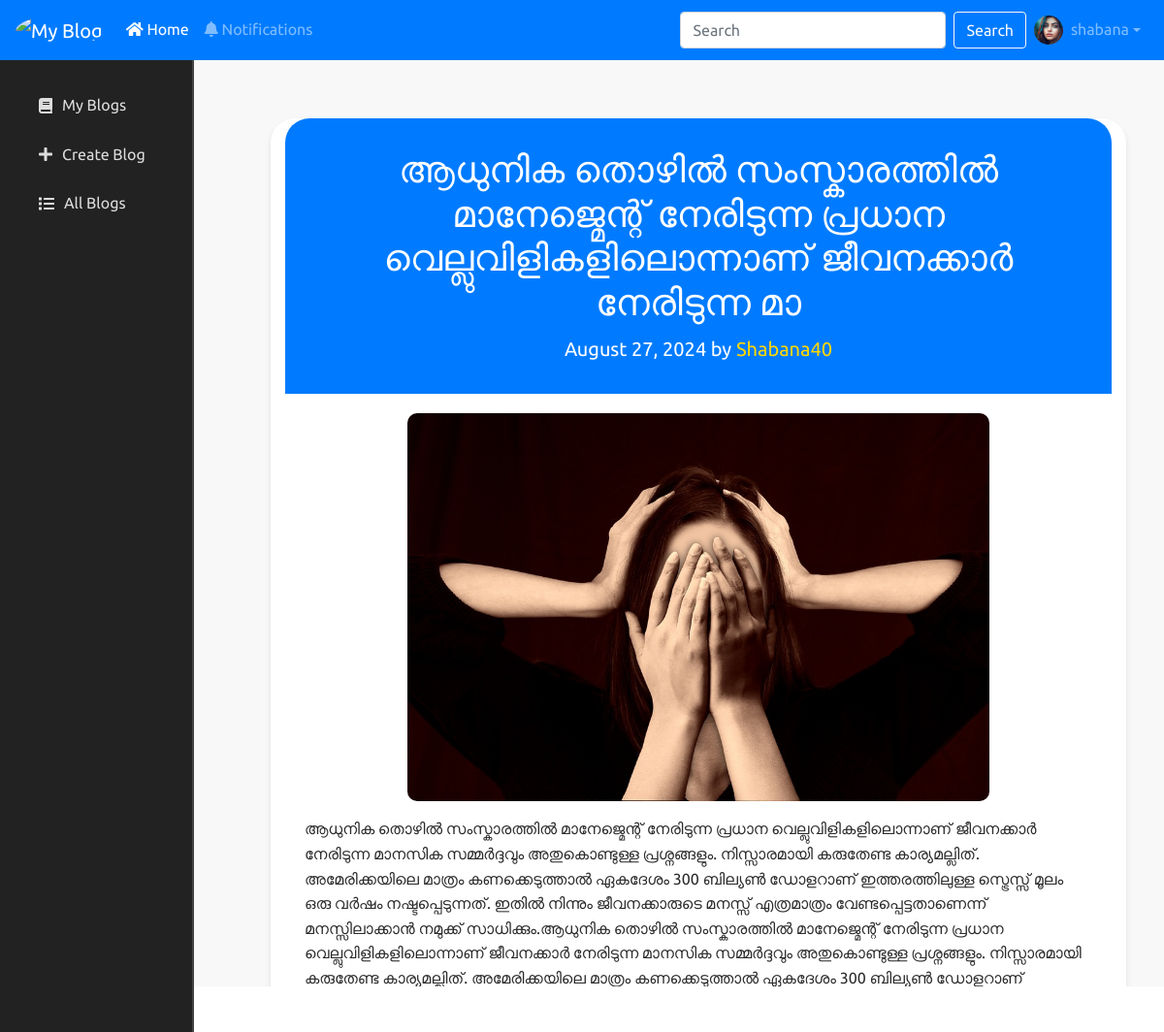
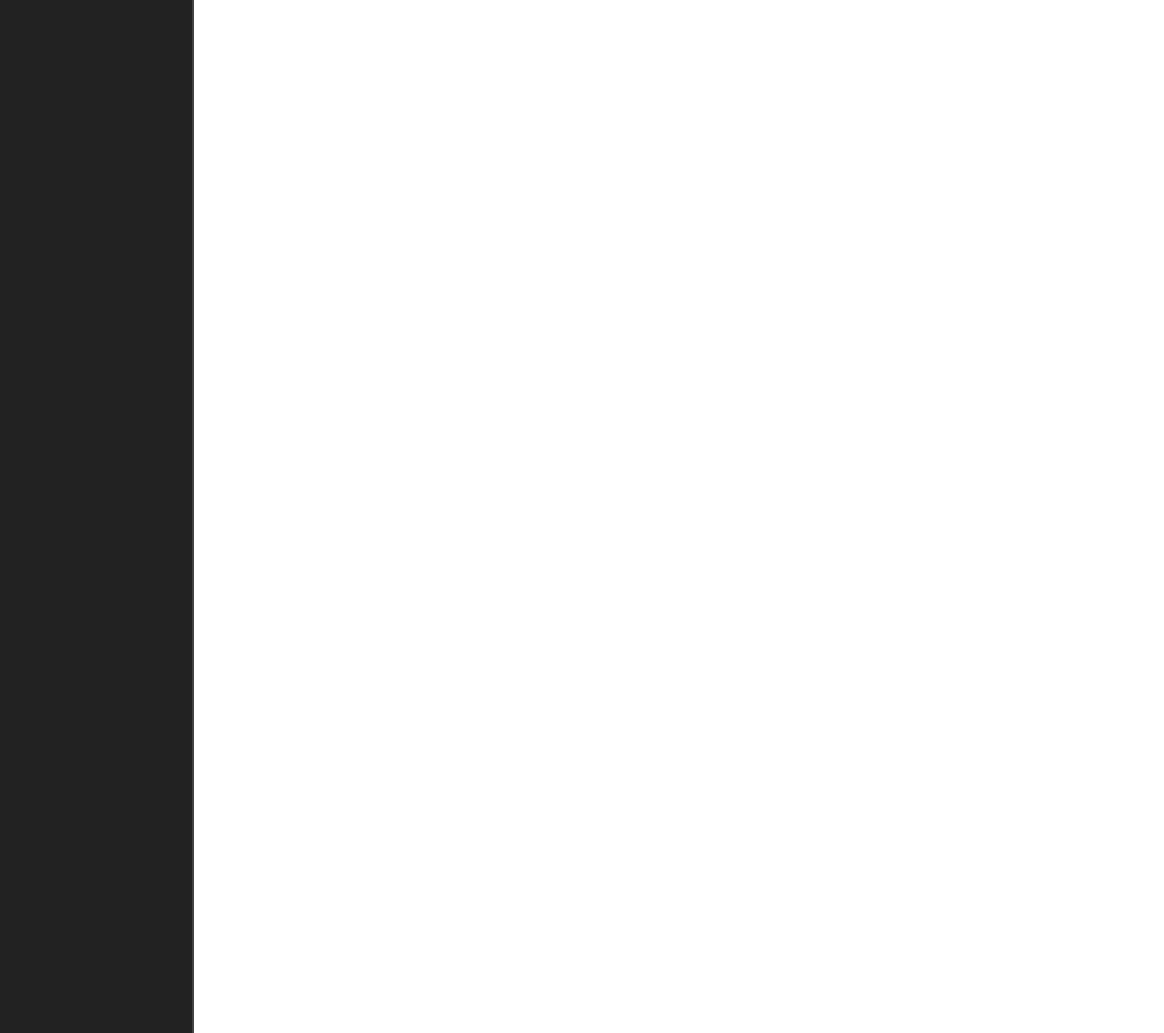
The app's page /user/blog/3/ (signed in) with its own data (2 pictures, top to bottom).
### userpanel/models.py (models this page shows, shortened)
class User_Table(models.Model):
    user = models.OneToOneField(User, on_delete=models.CASCADE)
    phone = models.CharField(max_length=15)
    profile_image = models.ImageField(upload_to='profile_images/', blank=True, null=True)
    cover_photo = models.ImageField(upload_to='cover_photos/', blank=True, null=True)
    id_proof = models.ImageField(upload_to='id_proofs/', blank=True, null=True)
    profile_description = models.TextField(blank=True, null=True)
    is_blocked = models.BooleanField(default=False)  # Add this field

class Blog(models.Model):
    STATUS_CHOICES = [
        ('draft', 'Draft'),
        ('published', 'Published'),
    ]
    title = models.CharField(max_length=100)
    content = models.TextField()
    blog_image = models.ImageField(upload_to='blog_images/', blank=True, null=True)
    author = models.ForeignKey(User, on_delete=models.CASCADE)
    created_at = models.DateTimeField(auto_now_add=True)
    updated_at = models.DateTimeField(auto_now=True)
    status = models.CharField(max_length=20, choices=STATUS_CHOICES, default='draft')

### userpanel/views.py (the view)
# urls.py: path('blog/<int:blog_id>/', view_blog, name='view_blog'),
@login_required(login_url='/404/')
def view_blog(request, blog_id):
    blog = get_object_or_404(Blog, id=blog_id, status='published', author__user_table__is_blocked=False)
    comments = Comment.objects.filter(blog=blog, status='visible', author__user_table__is_blocked=False)
    if request.method == 'POST' and 'comment' in request.POST:
        comment_form = CommentForm(request.POST)
        if comment_form.is_valid():
            comment = comment_form.save(commit=False)
            comment.blog = blog
            comment.author = request.user
            comment.save()
            messages.success(request, 'Comment added successfully.')
            return redirect('view_blog', blog_id=blog.id)
    else:
        comment_form = CommentForm()
    return render(request, 'userpanel/view_blog.html', {'blog': blog, 'comments': comments, 'comment_form': comment_form})

### userpanel/forms.py
class CommentForm(forms.ModelForm):
    class Meta:
        model = Comment
        fields = ['comment']
        widgets = {
            'comment': forms.Textarea(attrs={'class': 'form-control', 'placeholder': 'Write your comment here...'})
        }

### userpanel/templates/userpanel/view_blog.html (shortened to what this page needs)
{% extends 'userpanel/user_base.html' %}
{% load static %}
{% block custom_css %}
<link rel="stylesheet" href="{% static 'assets/css/userpanel/view_blog.css' %}">
{% endblock %}
{% block content %}
<div class="container">
    <div class="header_1">
        <h1>{{ blog.title }}</h1>
        <div class="meta">
            {{ blog.created_at|date:"F j, Y" }} by
            <a href="{% url 'view_user_profile' blog.author.id %}" style="color: #ffd700;">
                {{ blog.author.username }}
            </a>
        </div>
    </div>
    <div class="content">
        {% if blog.blog_image %}
        <img class="projcard-img" src="{{ blog.blog_image.url }}" alt="{{ blog.title }}">
        {% endif %}
        <p>{{ blog.content|safe }}</p>
    </div>
    <div class="comments">
        <h2>Comments</h2>
        <div class="leave-reply">
            <h3>Leave a Reply</h3>
            <form action="{% url 'add_comment' blog.id %}" method="post">
                <div class="form-group">
                    <label for="comment">Comment *</label>
                    <textarea name="comment" id="comment" rows="4" required></textarea>
                </div>
                <button type="submit" class="btn">Post Comment</button>
            </form>
        </div>
    </div>
</div>
{% endblock %}

### userpanel/templates/userpanel/user_base.html (shortened to what this page needs)
{% load static %}
<!DOCTYPE html>
<html lang="en">
<head>
    <link rel="stylesheet" href="https://stackpath.bootstrapcdn.com/bootstrap/4.5.2/css/bootstrap.min.css">
    <link rel="stylesheet" href="https://cdnjs.cloudflare.com/ajax/libs/font-awesome/5.15.3/css/all.min.css">
    <link rel="stylesheet" href="{% static 'assets/css/userpanel/userbase.css' %}">
    {% block custom_css %}{% endblock %}
</head>
<body>
    <nav class="navbar navbar-expand-lg navbar-dark bg-primary fixed-top">
        <a class="navbar-brand" href="{% url 'user_home' %}">
            <img src="{% static 'assets/image/logo.png' %}" alt="My Blog" height="30">
        </a>
        <div class="collapse navbar-collapse" id="navbarNav">
            <ul class="navbar-nav mr-auto">
                <li class="nav-item active">
                    <a class="nav-link" href="{% url 'user_home' %}"><i class="fas fa-home"></i> Home</a>
                </li>
                <li class="nav-item">
                    <a class="nav-link" href="#"><i class="fas fa-bell"></i> Notifications</a>
                </li>
            </ul>
            <form class="form-inline my-2 my-lg-0">
                <input class="form-control mr-sm-2" type="search" placeholder="Search" aria-label="Search">
                <button class="btn btn-outline-light my-2 my-sm-0" type="submit">Search</button>
            </form>
        </div>
        <ul class="navbar-nav ml-auto">
            <li class="nav-item dropdown">
                <a class="nav-link dropdown-toggle d-flex align-items-center" href="#" id="navbarDropdown" role="button" data-toggle="dropdown" aria-haspopup="true" aria-expanded="false">
                    <img src="{% if request.user.user_table.profile_image %}{{ request.user.user_table.profile_image.url }}{% else %}{% static 'assets/image/default_profile.png' %}{% endif %}" alt="Profile Picture" class="profile-picture" id="profilePicture" style="width: 30px; height: 30px; border-radius: 50%;">
                    <span class="ml-2">{{ request.user.first_name }}</span>
                </a>
            </li>
        </ul>
    </nav>
    <div class="container-fluid mt-5 pt-4">
        <div class="row">
            <nav id="sidebar-left" class="col-md-2 d-md-block sidebar">
                <div class="sidebar-inner">
                    <div class="sidebar-sticky">
                        <ul class="nav flex-column">
                            <li class="nav-item">
                                <a class="nav-link" href="{% url 'my_blog' %}">
                                    <i class="fas fa-book"></i> My Blogs
                                </a>
                            </li>
                            <li class="nav-item">
                                <a class="nav-link" href="{% url 'add_blog' %}">
                                    <i class="fas fa-plus"></i> Create Blog
                                </a>
                            </li>
                            <li class="nav-item">
                                <a class="nav-link" href="{% url 'user_blog_list' %}">
                                    <i class="fas fa-list"></i> All Blogs
                                </a>
                            </li>
                        </ul>
                    </div>
                </div>
            </nav>
            <main role="main" class="col-md-10 main-content">
                {% block content %}{% endblock %}
            </main>
        </div>
    </div>
    <footer class="text-center py-4 bg-dark text-white" style="width: 100%;">
        <div style="display: flex; justify-content: center;">
            <p>&copy; 2024 My Blog All rights reserved.</p>
        </div>
    </footer>
</body>
</html>

### static/assets/css/userpanel/userbase.css (style rules this page uses)
body { font-family: 'Ubuntu', sans-serif; line-height: 1.6; margin: 0; padding: 0; background-color: #f2f2f2; min-height: 100vh; display: flex; flex-direction: column; }
.container-fluid { flex: 1; }
.navbar { background-color: #007bff; position: fixed; }
.navbar .profile-picture { border-radius: 50%; width: 30px; height: 30px; object-fit: cover; }
#sidebar-left { position: fixed; top: 56px; left: 0; width: 220px; height: calc(100% - 56px); overflow-y: auto; background-color: #222; color: #fff; padding-top: 20px; border-right: 2px solid #444; transition: width 0.3s, padding 0.3s, font-size 0.3s; }
#sidebar-left .sidebar-inner { padding: 10px; }
#sidebar-left .nav-link { color: #ddd; padding: 10px 15px; margin-bottom: 5px; border-radius: 4px; display: flex; align-items: center; transition: padding 0.3s, font-size 0.3s; }
#sidebar-left .nav-link i { margin-right: 10px; }
.main-content { margin-left: 220px; padding: 10px; display: flex; justify-content: center; align-items: center; transition: margin-left 0.3s ease-in-out; }
footer { background-color: #222; color: #ddd; padding: 20px 0; width: 100%; border-top: 2px solid #444; margin-top: auto; }
footer p { margin: 0; font-size: 1rem; }
.navbar .profile-picture, .navbar-brand img { border-radius: 50%; width: 30px; height: 30px; object-fit: cover; }

### static/assets/css/userpanel/view_blog.css (style rules this page uses)
body { background-color: #f8f8f8; margin: 0; padding: 0; }
.container { background-color: white; width: 90%; max-width: 1200px; border-radius: 10px; box-shadow: 0 4px 6px rgba(0, 0, 0, 0.1); overflow: hidden; margin: 40px auto; border-top-left-radius: 25px; border-top-right-radius: 25px; height: auto; }
.header_1 { background-color: #007bff; color: white; padding: 30px; text-align: center; border-top-left-radius: 25px; border-top-right-radius: 25px; }
.header_1 h1 { font-size: 38px; }
.header_1 .meta { margin-top: 10px; font-size: 20px; }
.content { padding: 20px; color: #333; }
.content img { width: 100%; max-width: 600px; border-radius: 10px; margin: 0 auto; display: block; }
.comments { padding: 20px; border-top: 1px solid #ddd; }
.comments h2 { margin-top: 0; font-size: 18px; }
.leave-reply { margin-top: 20px; padding-top: 20px; border-top: 1px solid #ddd; }
.leave-reply h3 { margin-bottom: 10px; font-size: 18px; }
.leave-reply .form-group { margin-bottom: 15px; }
.leave-reply label { display: block; margin-bottom: 5px; font-weight: bold; }
.leave-reply input, .leave-reply textarea { width: 100%; padding: 10px; border: 1px solid #ccc; border-radius: 5px; box-sizing: border-box; }
.leave-reply .btn { display: inline-block; padding: 10px 20px; background-color: #007bff; color: white; border: none; border-radius: 5px; cursor: pointer; }

### records on screen
Blog: title "ആധുനിക തൊഴിൽ സംസ്കാരത്തിൽ മാനേജ്മെന്റ് നേരിടുന്ന പ്രധാന വെല്ലുവിളികളിലൊന്നാണ് ജീവനക്കാർ നേരിടുന്ന മാ", created_at "August 27, 2024", author.username "Shabana40", blog_image (picture), content "ആധുനിക തൊഴിൽ സംസ്കാരത്തിൽ മാനേജ്മെന്റ് നേരിടുന്ന പ്രധാന വെല്ലുവിളികളിലൊന്നാണ് ജീവനക്കാർ നേരിടുന്ന മാനസിക സമ്മർദ്ദവും അതുകൊണ്ടുള്ള പ്രശ്നങ്ങളും. നിസ്സാരമായി കരുതേണ്ട കാര്യമല്ലിത്. അമേരിക്കയിലെ മാത്രം കണക്കെടുത്താൽ ഏകദേശം 300 ബില്യൺ ഡോളറാണ് ഇത്തരത്തിലുള്ള സ്ട്രെസ്സ് മൂലം ഒരു വർഷം നഷ്ടപ്പെടുന്നത്. ഇതിൽ നിന്നും ജീവനക്കാരുടെ മനസ്സ് എത്രമാത്രം വേണ്ടപ്പെട്ടതാണെന്ന് മനസ്സിലാക്കാൻ നമുക്ക് സാധിക്കും.ആധുനിക തൊഴിൽ സംസ്കാരത്തിൽ മാനേജ്മെന്റ് നേരിടുന്ന പ്രധാന വെല്ലുവിളികളിലൊന്നാണ് ജീവനക്കാർ നേരിടുന്ന മാനസിക സമ്മർദ്ദവും അതുകൊണ്ടുള്ള പ്രശ്നങ്ങളും. നിസ്സാരമായി കരുതേണ്ട കാര്യമല്ലിത്. അമേരിക്കയിലെ മാത്രം കണക്കെടുത്താൽ ഏകദേശം 300 ബില്യൺ ഡോളറാണ് ഇത്തരത്തിലുള്ള സ്ട്രെസ്സ് മൂലം ഒരു വർഷം നഷ്ടപ്പെടുന്നത്. ഇതിൽ…"

### other values on screen
{{ request.user.first_name }} "shabana"
